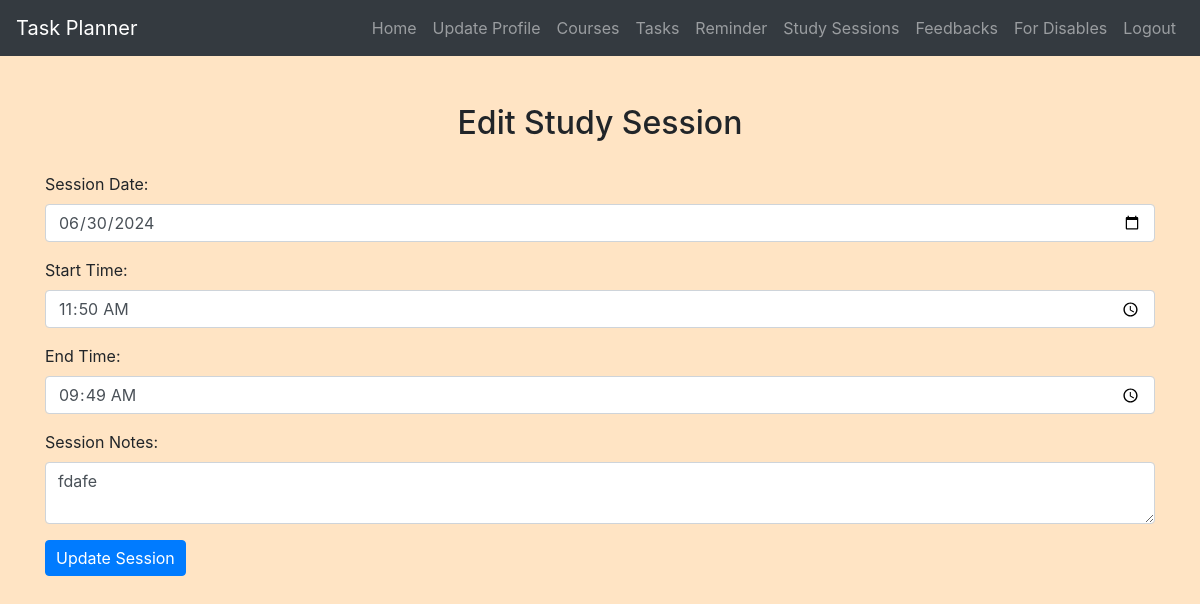
Screenshot of /edit_session.php?session_id=1 (signed in) with the database file from the repository.
### tables this page shows
CREATE TABLE `studysessions` (
  `session_id` int(11) NOT NULL,
  `user_id` int(11) DEFAULT NULL,
  `course_id` int(11) DEFAULT NULL,
  `session_date` date DEFAULT NULL,
  `start_time` time DEFAULT NULL,
  `end_time` time DEFAULT NULL,
  `session_notes` text DEFAULT NULL,
  `created_at` timestamp NOT NULL DEFAULT current_timestamp(),
  `updated_at` timestamp NOT NULL DEFAULT current_timestamp() ON UPDATE current_timestamp()
);

### edit_session.php (the view, shortened to what this page needs)
<?php
include('config.php');
$user_id = $_SESSION["id"];
$session_id = isset($_GET["session_id"]) ? trim($_GET["session_id"]) : "";
$sql = "SELECT ss.*, c.course_name FROM StudySessions ss JOIN Courses c ON ss.course_id = c.course_id WHERE ss.session_id = ? AND ss.user_id = ?";
$session = null;
if ($stmt = $conn->prepare($sql)) {
    $stmt->bind_param("ii", $session_id, $user_id);
    if ($stmt->execute()) {
        $result = $stmt->get_result();
        if ($row = $result->fetch_assoc()) {
            $session = $row;
        } else {
            $error_message = "Error: Session not found.";
        }
    }
}
?>
<!DOCTYPE html>
<html>
<head>
    <link rel="stylesheet" href="https://maxcdn.bootstrapcdn.com/bootstrap/4.5.2/css/bootstrap.min.css">
    <link rel="stylesheet" href="./css/style.css">
</head>
<body>
<?php include('navbar.php'); ?>
<div class="container mt-5">
    <h2>Edit Study Session</h2>
    <?php if ($session): ?>
    <form action="<?php echo htmlspecialchars($_SERVER["PHP_SELF"]) . "?session_id=" . $session_id; ?>" method="post">
        <div class="form-group">
            <label for="session_date">Session Date:</label>
            <input type="date" class="form-control" id="session_date" min="<?php echo date('Y-m-d'); ?>" name="session_date" value="<?php echo htmlspecialchars($session['session_date']); ?>" required>
        </div>
        <div class="form-group">
            <label for="start_time">Start Time:</label>
            <input type="time" class="form-control" id="start_time" name="start_time" value="<?php echo htmlspecialchars($session['start_time']); ?>" required>
        </div>
        <div class="form-group">
            <label for="end_time">End Time:</label>
            <input type="time" class="form-control" id="end_time" name="end_time" value="<?php echo htmlspecialchars($session['end_time']); ?>" required>
        </div>
        <div class="form-group">
            <label for="session_notes">Session Notes:</label>
            <textarea class="form-control" id="session_notes" name="session_notes"><?php echo htmlspecialchars($session['session_notes']); ?></textarea>
        </div>
        <button type="submit" class="btn btn-primary" name="update_session">Update Session</button>
    </form>
    <?php endif; ?>
</div>
</body>
</html>

### css/style.css (style rules this page uses)
body { background-color: bisque; }
h1, h2, h3, h4 { text-align: center; margin-top: 30px; margin-bottom: 30px; }
.btn-primary { padding: 5px 10px; }

### rows the page displays
studysessions: session_date "06/30/2024", start_time "11:50:00", end_time "09:49:00", session_notes "fdafe"
